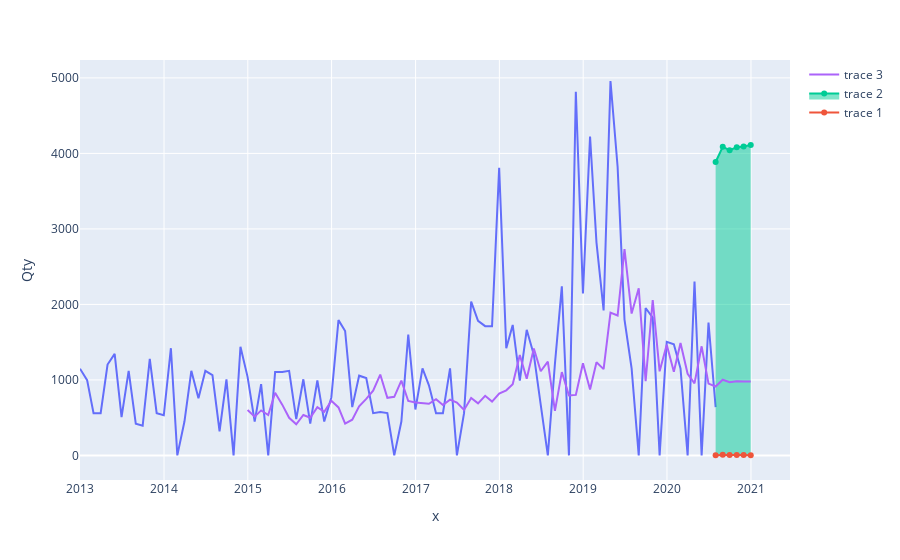

Notebook cell for this chart:
### Code cell
import plotly.graph_objects as go
fig=px.line(data_frame=df2,x=df2.index,y='Qty')
fig.add_scatter(x=cint.index,y=cint['lower y'])
fig.add_scatter(x=cint.index,y=cint['upper y'],fill='tonexty')
fig.add_scatter(x=ff.index,y=ff['pred'])
#fig2=px.area(cint)
#fig.add_trace()
